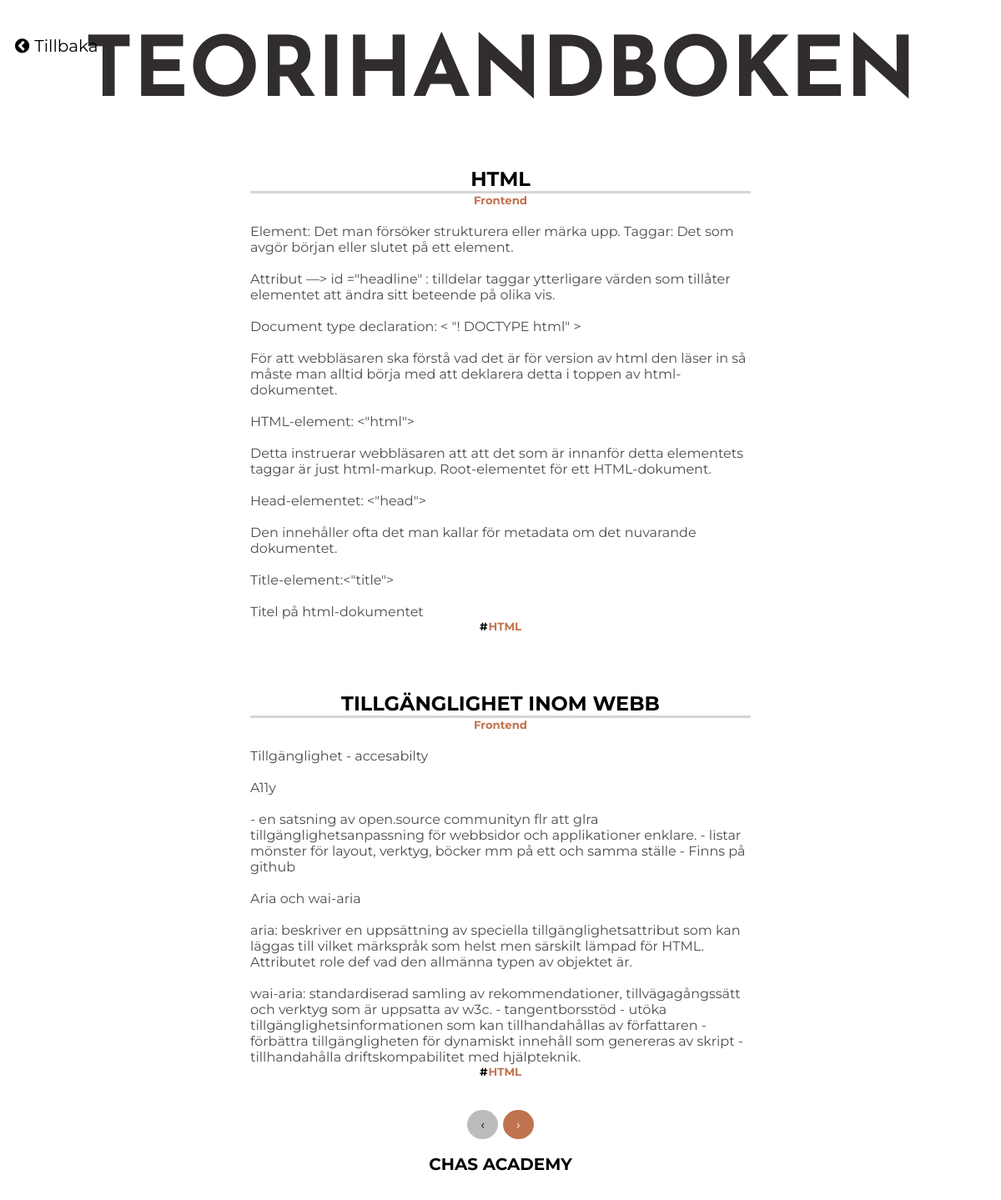
The app's page /posts/tags/1 with its own data.
### tables this page shows
CREATE TABLE `posts` (
  `id` int(10) unsigned NOT NULL AUTO_INCREMENT,
  `title` varchar(100) NOT NULL,
  `body` longtext NOT NULL,
  `category` int(10) unsigned NOT NULL,
  PRIMARY KEY (`id`),
  KEY `category` (`category`),
  CONSTRAINT `posts_ibfk_2` FOREIGN KEY (`category`) REFERENCES `categories` (`category_id`) ON UPDATE CASCADE
);

CREATE TABLE `categories` (
  `category_id` int(10) unsigned NOT NULL,
  `category_name` varchar(50) NOT NULL,
  PRIMARY KEY (`category_id`)
);

CREATE TABLE `tags` (
  `tag_id` int(10) unsigned NOT NULL,
  `tag_name` varchar(30) NOT NULL,
  PRIMARY KEY (`tag_id`)
);

### src/Controllers/AbstractController.php (called while the page is built, shortened)
<?php
abstract class AbstractController
{
    protected function render(string $templates, array $params): string
    {
        extract($params);
        include $templates;
        $renderedView = ob_get_clean();
        return $renderedView;
    }
}

### src/Controllers/PostController.php (called while the page is built, shortened)
<?php
class PostController extends AbstractController
{
    public function getPostsByTag($id)
    {
            $postModel = new PostModel;
            $posts = $postModel->getByTag($id);
            $properties = [
                'posts' => $posts
            ];
            return $this->render('views/posts.php', $properties);
    }
}

### src/Core/router.php (called while the page is built, shortened)
<?php
class Router {
    private $routeMap;
    private static $regexPatters = [
        'number' => '\d+',
        'string' => '\w'
    ];
    public function __construct() {
        $json = file_get_contents(__DIR__ . '/../../Config/routes.json');
        $this->routeMap = json_decode($json, true);
    }
    public function route(Request $request): string
    {
        $path = $request->getPath();
        foreach ($this->routeMap as $route => $info) {
            $regexRoute = $this->getRegexRoute($route, $info);
            if (preg_match("@^/$regexRoute$@", $path)) {
                return $this->executeController($route, $path, $info, $request);
            }
        }
         $errorController = new ErrorController($request);
         return $errorController->notFound();
    }
    private function getRegexRoute(string $route, array $info): string {
        if (isset($info['params'])) {
            foreach ($info['params'] as $name => $type) {
                $route = str_replace(':' . $name, self::$regexPatters[$type], $route);
            }
        }
        return $route;
    }
    private function executeController(
        string $route,
        string $path,
        array $info,
        Request $request
    ): string {
        $controller = new $controllerName($request);
        $params = $this->extractParams($route, $path);
        return call_user_func_array([$controller, $info['method']], $params);
    }
    private function extractParams(string $route, string $path): array {
        $params = [];
        $pathParts  = explode('/', $path);
        $routeParts = explode('/', $route);
        foreach ($routeParts as $key => $routePart) {
            if (strpos($routePart, ':') === 0) {
                $name = substr($routePart, 1);
                $params[$name] = $pathParts[$key+1];
            }
        }
        return $params;
    }
}

### src/Utils/singleton.php (called while the page is built, shortened)
<?php
    abstract class Singleton
    {
        private static $instances = array();
        public static function getInstance()
        {
            $class = get_called_class();
            if (!isset(self::$instances[$class])) {
                self::$instances[$class] = new static();
            }
            return self::$instances[$class];
        }
    }

### src/Core/config.php (called while the page is built, shortened)
<?php
    class Config extends Singleton
    {
        private $data;
        protected function __construct()
        {
            $json = file_get_contents(__DIR__ . '/../../config/app.json');
            $this->data = json_decode($json, true);
        }
        public function get($key)
        {
            return $this->data[$key];
        }
    }

### src/Core/connection.php (called while the page is built, shortened)
<?php
    class Connection extends Singleton
    {
        protected function __construct()
        {
            try {
                $config = Config::getInstance()->get('db');
                $this->handler = new PDO(
                    $config['dsn'],
                    $config['user'],
                    $config['password']
                );
            } catch (PDOException $e) {
                echo $e->getMessage();
            }
        }
    }

### src/Models/AbstractModel.php (called while the page is built, shortened)
<?php
abstract class AbstractModel {
    public function __construct() {
        $this->db = Connection::getInstance()->handler;
    }
}

### src/Models/PostModel.php (called while the page is built, shortened)
<?php
class PostModel extends AbstractModel
{
    public function getTagsForPostId(int $id)
    {
        try {
            $query = 'SELECT t.tag_name, t.tag_id
            FROM tags t
            LEFT JOIN post_tags pt ON pt.tags_id = t.tag_id
            LEFT JOIN posts p ON p.id = pt.posts_id
            WHERE pt.posts_id = :id';
            $statement = $this->db->prepare($query);
            $statement->bindValue(':id', $id, PDO::PARAM_INT);
            $statement->execute();
            $tags = $statement->fetchAll(PDO::FETCH_ASSOC);
            return $tags;
        } catch (Exception $e) {
            echo $e->getMessage();
            die();
        }
    }
    public function getByTag($id): array
    {
        try {
            $query = 'SELECT p.id, p.title, p.body, p.category, c.category_name, t.tag_name, t.tag_id
             FROM posts p
             LEFT JOIN post_tags pt ON p.id = pt.posts_id
             LEFT JOIN categories c ON c.category_id = p.category
             LEFT JOIN tags t ON pt.tags_id = t.tag_id
             WHERE tags_id = :tags_id';
            $statement = $this->db->prepare($query);
            $statement->execute([':tags_id' => $id]);
            $posts = $statement->fetchAll(PDO::FETCH_CLASS, self::CLASSNAME);
            foreach ($posts as $post) {
                $post->setTags($this->getTagsForPostId($post->getId()));
            }
            return $posts;
        } catch (Exception $e) {
            echo $e->getMessage();
            die();
        }
    }
}

### src/Domain/Post.php (called while the page is built, shortened)
<?php
class Post {
    private $id;
    private $title;
    private $body;
    private $tags;
    private $category;
    public function getId(): int
    {
        return $this->id;
    }
    public function getTitle(): string
    {
        return $this->title;
    }
    public function getBody(): string
    {
        return $this->body;
    }
    public function getTags(): array
    {
        return $this->tags;
    }
    public function setTags(array $tags)
    {
        $this->tags = $tags;
    }
    public function getCategory(): int
    {
        return $this->category;
    }
}

### views/posts.php (the view)
<section class="showPosts">
<div class="back">
    <a href="/" class="arrow"><i class="fa fa-chevron-circle-left"></i></a>
    <a href="/" class="arrow"<p> Tillbaka</p></a>
</div>
    <?php foreach ($posts as $post): ?>
        <article class="post">
            <h2 class="title"> <?php echo $post->getTitle();?> </h2>
            <h5> <a href="/posts/category/<?php echo $post->getCategory() ?>" class ="postCategory"><?php echo $post->category_name; ?></h5></a>
            <p class="body"> <?php echo $post->getBody(); ?> </p>
                <div class="postTags">
                    <?php foreach($post->getTags() as $tag): ?>
                        <h5> #<a href="/posts/tags/<?php echo $tag['tag_id']; ?>" class="taglinks"><?php echo $tag['tag_name']; ?></a></h5>
                    <?php endforeach ?>
                </div>
        </article>
    <?php endforeach ?>
</section>
<div class="pages">
    <a href="#" class="previous round">&#8249;</a>
    <a href="#" class="next round">&#8250;</a>
</div>

### styles/style.css (style rules this page uses)
* { margin: 0; padding: 0; font-family: 'Montserrat', sans-serif; text-decoration: none; list-style: none; }
header { display: flex; align-items: baseline; justify-content: space-around; margin: auto; font-size: 25px; text-align: center; text-transform: uppercase; height: 100px; color: rgb(27, 26, 26); width: 100%; }
#logo { position: absolute; color: rgb(49, 45, 45); font-size: 100px; margin-top: 40px; font-family: 'Josefin Sans', sans-serif; font-weight: bold; }
footer { width: 100%; display: flex; height: 70px; background-color: rgba(255, 255, 255, 0.781); justify-content: center; }
footer > h5 { margin-top: 15px; text-transform: uppercase; font-size: 20px; }
.showPosts { width: 100%; background-color: rgb(255, 255, 255); margin-top: 100px; text-align: center; }
.post { width: 50%; margin: auto; text-align: center; min-height: 200px; }
.title { margin-top: 70px; border-bottom: 3px solid rgba(90, 88, 88, 0.247); text-transform: uppercase; }
.body { color: rgb(78, 76, 76); margin-top: 20px; min-height: 300px; text-align: start; width: 100%; word-wrap: break-word; }
.postTags { margin-bottom: 35px; }
.postCategory { text-align: center; color: rgb(192, 115, 79); }
.taglinks { margin-left: 1px; color: rgb(192, 115, 79); margin-bottom: 35px; }
.pages { display: flex; width: 100%; justify-content: center; }
.pages > a { text-decoration: none; display: inline-block; padding: 8px 16px; margin: 3px; }
.previous { background-color: #bebbbb; color: black; }
.next { background-color: rgb(192, 115, 79); color: white; }
.round { border-radius: 50%; }
.back { display: flex; margin-left: 15px; position: absolute; top: 40px; align-items: center; }
.arrow { color: black; margin: 3px; font-size: 20px; }

### records on screen
posts: title "HTML", category.category_name "Frontend", body "Element: Det man försöker strukturera eller märka upp. Taggar: Det som avgör början eller slutet på ett element. Attribut —> id =\"headline\" : tilldelar taggar ytterligare värden som tillåter elementet att ändra sitt beteende på olika vis. Document type declaration: < \"! DOCTYPE html\" > För att webbläsaren ska förstå vad det är för version av html den läser in så måste man alltid börja med att deklarera detta i toppen av html-dokumentet. HTML-element: <\"html\"> Detta instruerar webbläsaren att att det som är innanför detta elementets taggar är just html-markup. Root-elementet för ett HTML-dokument. Head-elementet: <\"head\"> Den innehåller ofta det man kallar för metadata om det nuvarande…"
tags: tag_name "HTML"
posts: title "TILLGÄNGLIGHET INOM WEBB", category.category_name "Frontend", body "Tillgänglighet - accesabilty A11y - en satsning av open.source communityn flr att glra tillgänglighetsanpassning för webbsidor och applikationer enklare. - listar mönster för layout, verktyg, böcker mm på ett och samma ställe - Finns på github Aria och wai-aria aria: beskriver en uppsättning av speciella tillgänglighetsattribut som kan läggas till vilket märkspråk som helst men särskilt lämpad för HTML. Attributet role def vad den allmänna typen av objektet är. wai-aria: standardiserad samling av rekommendationer, tillvägagångssätt och verktyg som är uppsatta av w3c. - tangentborsstöd - utöka tillgänglighetsinformationen som kan tillhandahållas av författaren - förbättra tillgängligheten…"

### other values on screen
$response "TEORIHANDBOKEN CHAS ACADEMY"
